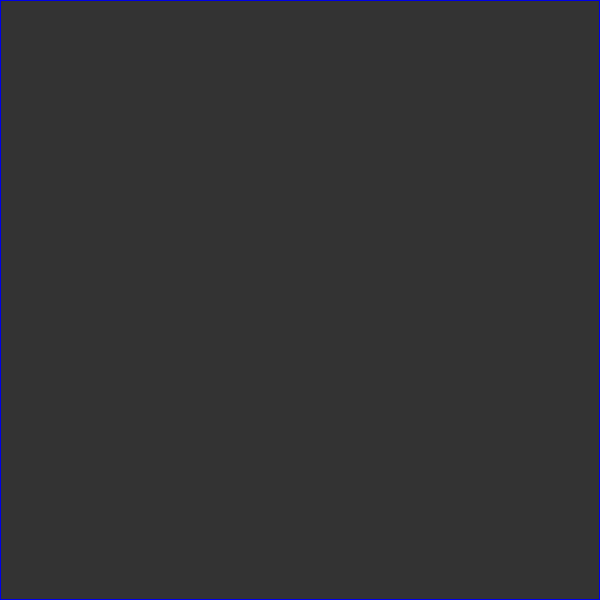
Frame 1 (no input)
Frame 60 (the mouse pressed at the canvas centre just before this capture): identical to frame 1, image omitted
Frame 120 (the mouse held since frame 60 and released just before this capture): identical to frame 1, image omitted

The Processing sketch that drew this single still picture (run headless with seeded random() and noise(); from frame 60 on, the mouse is pressed at the canvas centre):

// Processing sketch: s033_ripple_basic
// ── s033_ripple_basic.pde
// made by alex
// iamalexbaker@gmail.com
// dailygenerative.art.blog

int cols;
int rows;
float[][] o;
float[][] n;
float damping = 0.995;
color col;
color bgc;

void setup(){
  size(600,600);
  cols = width;
  rows = height;
  o = new float[cols][rows];
  n = new float[cols][rows];
  colorMode(HSB, TWO_PI, 1, 1);
  col = color(random(TWO_PI), random(0.5)+0.5, random(0.5)+0.5);
  bgc = color(0,0,0.2);
}

void mouseDragged(){
  o[mouseX][mouseY] = 50;
}

void draw(){
  println(frameRate);
  background(230);
  loadPixels();
  for(int i = 1; i < cols - 1; i++){
    for(int j = 1; j < rows - 1; j++){
      n[i][j] = (o[i-1][j] + o[i+1][j] + o[i][j-1] + o[i][j+1]) / 2 - n[i][j];
      n[i][j] = n[i][j] * damping;
      int index = i + j * cols;
      pixels[index] = lerpColor(bgc, col, n[i][j]);
    }
  }
  updatePixels();
  float[][] temp = o;
  o = n;
  n = temp;
}
